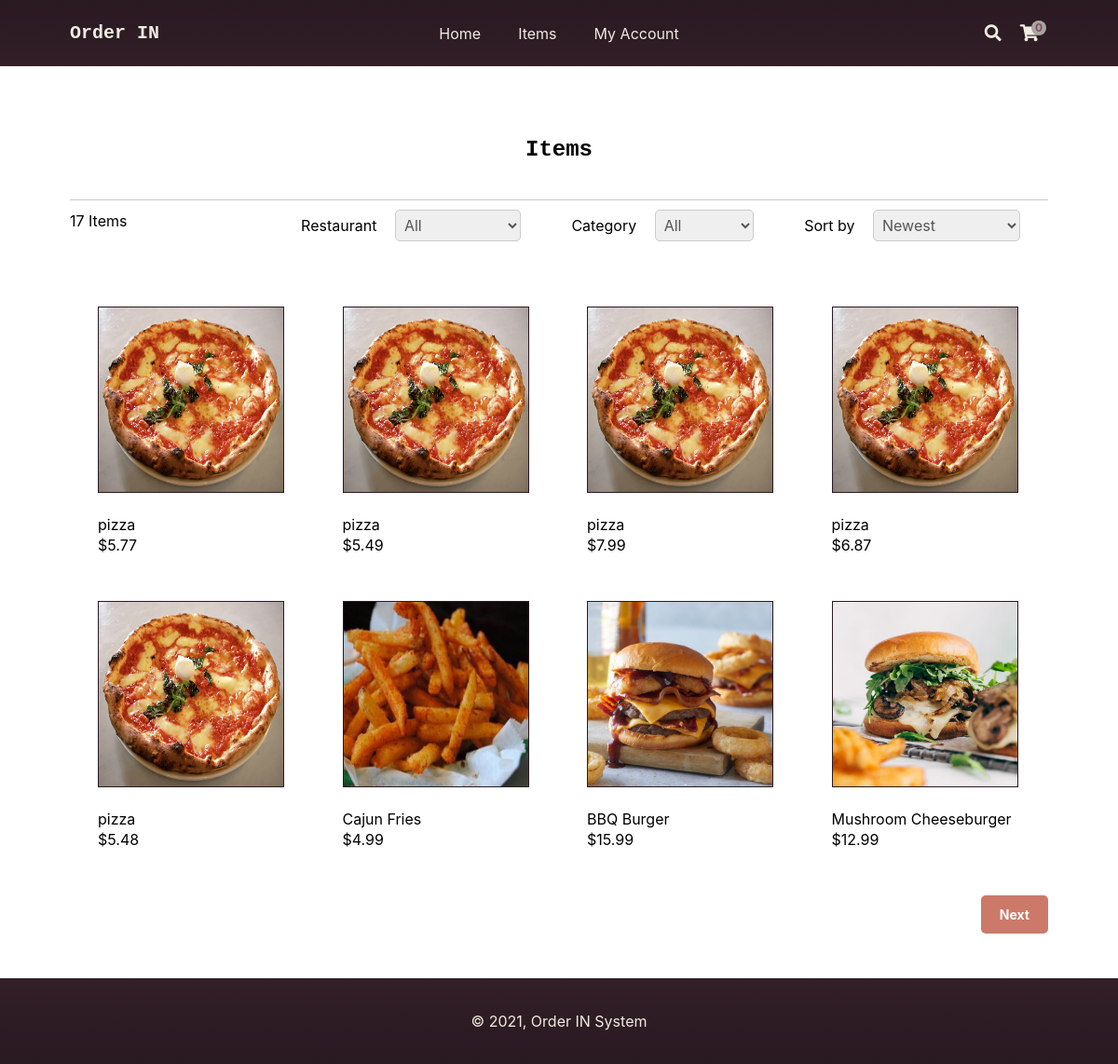
The page /index.php?page=items on the database as committed earlier.
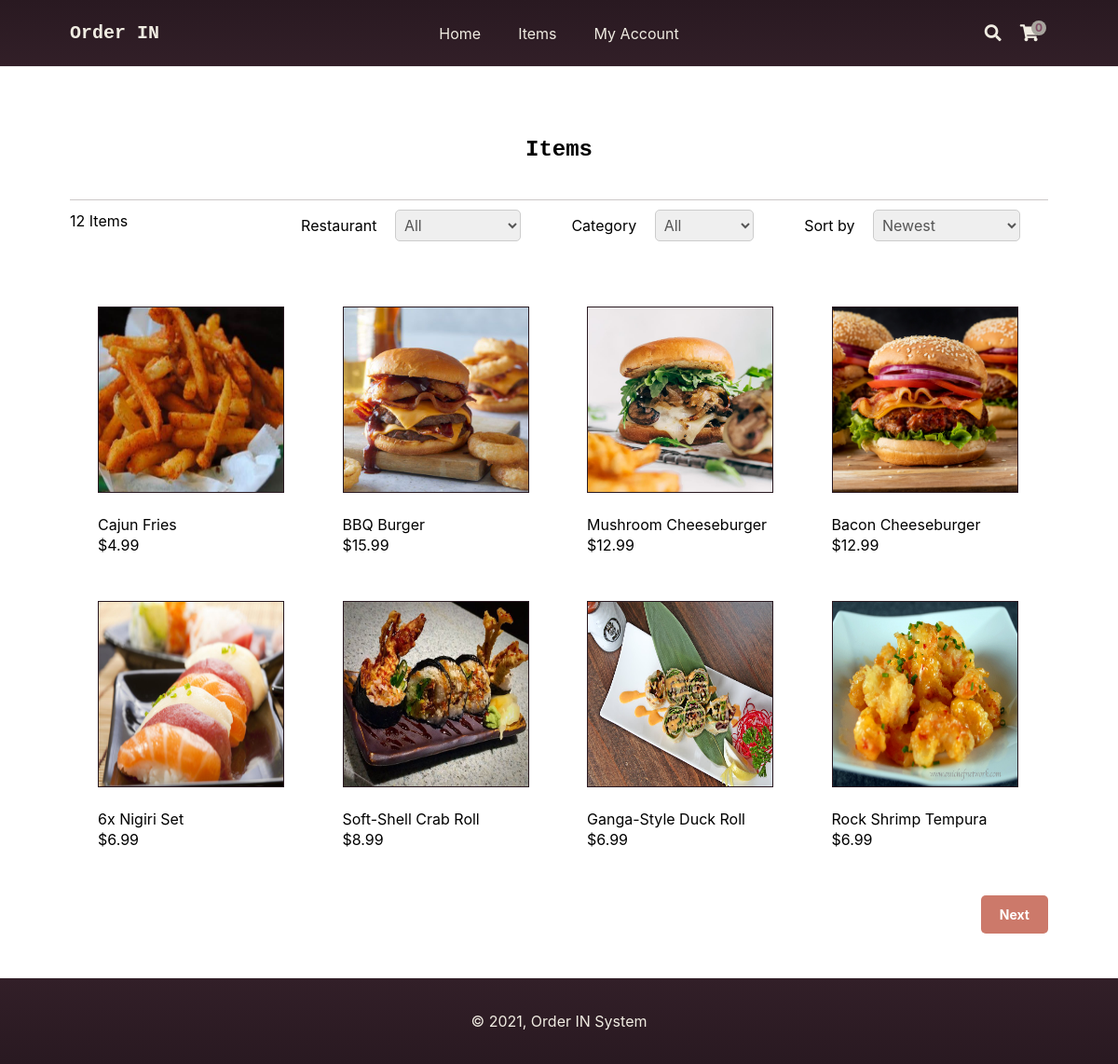
The same page on the database as committed later.
### tables this page shows
CREATE TABLE `items` (
  `id` int(11) NOT NULL,
  `name` varchar(200) NOT NULL,
  `desc` text NOT NULL,
  `price` decimal(7,2) NOT NULL,
  `quantity` int(11) NOT NULL,
  `img` text NOT NULL,
  `time` int(2) NOT NULL,
  `date_added` datetime NOT NULL DEFAULT current_timestamp()
);

### index.php (called while the page is built, shortened)
<?php
include 'functions.php';
$page = isset($_GET['page']) && file_exists($_GET['page'] . '.php') ? $_GET['page'] : 'home';
include $page . '.php';
?>

### items.php (the view, shortened to what this page needs)
<?php
$restaurant = isset($_GET['restaurant']) ? $_GET['restaurant'] : 'all';
$restaurant_sql = '';
$stmt = $pdo->query('SELECT * FROM categories');
$stmt->execute();
$category = isset($_GET['category']) ? $_GET['category'] : 'all';
$category_sql = '';
$sort = isset($_GET['sort']) ? $_GET['sort'] : 'sort3';
$num_items_on_each_page = 8;
$current_page = isset($_GET['i']) && is_numeric($_GET['i']) ? (int)$_GET['i'] : 1;
if ($sort == 'sort1') {
    $stmt = $pdo->prepare('SELECT i.* FROM items i ' . $restaurant_sql . $category_sql .  ' ORDER BY i.name ASC LIMIT :page,:num_items');
} elseif ($sort == 'sort2') {
    $stmt = $pdo->prepare('SELECT i.* FROM items i ' . $restaurant_sql . $category_sql . ' ORDER BY i.name DESC LIMIT :page,:num_items');
} elseif ($sort == 'sort3') {
    $stmt = $pdo->prepare('SELECT i.* FROM items i ' . $restaurant_sql . $category_sql . ' ORDER BY i.date_added DESC LIMIT :page,:num_items');
} elseif ($sort == 'sort4') {
    $stmt = $pdo->prepare('SELECT i.* FROM items i ' . $restaurant_sql . $category_sql . ' ORDER BY i.date_added ASC LIMIT :page,:num_items');
} else {
    $stmt = $pdo->prepare('SELECT i.* FROM items i ' . $restaurant_sql . $category_sql . ' LIMIT :page,:num_items');
}
$stmt->bindValue(':page', ($current_page - 1) * $num_items_on_each_page, PDO::PARAM_INT);
$stmt->bindValue(':num_items', $num_items_on_each_page, PDO::PARAM_INT);
$stmt->execute();
$items = $stmt->fetchAll(PDO::FETCH_ASSOC);
$stmt = $pdo->prepare('SELECT COUNT(*) FROM items i ' .$restaurant_sql . $category_sql);
$stmt->execute();
$total_items = $stmt->fetchColumn()
?>
<?=template_header('Items')?>
<div class="items content-wrapper">
    <h1>Items</h1>
    <div class="items-header">
        <p><?=$total_items?> Items</p>
        <form action="" method="get" class="items-form">
            <label class="restaurant">
                Restaurant
                <select name="restaurant">
                    <option value="all"<?=($restaurant == 'all' ? ' selected' : '')?>>All</option>
                </select>
            </label>
            <label class="category">
                Category
                <select name="category">
                    <option value="all"<?=($category == 'all' ? ' selected' : '')?>>All</option>
                </select>
            </label>
            <label class="sortby">
                Sort by
                <select name="sort">
                    <option value="sort3"<?=($sort == 'sort3' ? ' selected' : '')?>>Newest</option>
                </select>
            </label>
        </form>
    </div>
    <div class="items-wrapper">
        <?php foreach ($items as $item): ?>
        <a href="index.php?page=item&id=<?=$item['id']?>" class="item">
            <?php if (!empty($item['img']) && file_exists('imgs/' . $item['img'])): ?>
            <img src="imgs/<?=$item['img']?>" width="200" height="200" alt="<?=$item['name']?>">
            <?php endif; ?>
            <span class="name"><?=$item['name']?></span>
            <span class="price">
                <?=currency_code?><?=number_format($item['price'],2)?>
            </span>
        </a>
        <?php endforeach; ?>
    </div>
    <div class="buttons">
        <?php if ($total_items > ($current_page * $num_items_on_each_page) - $num_items_on_each_page + count($items)): ?>
        <a href="index.php?page=items&i=<?=$current_page+1?>&restaurant=<?=$restaurant?>&category=<?=$category?>&sort=<?=$sort?>">Next</a>
        <?php endif; ?>
    </div>
</div>
<?=template_footer()?>

Rows that differ between the two databases and show on the page:
removed items: img+name (picture), name "pizza", price "5.77"
removed items: img+name (picture), name "pizza", price "5.49"
removed items: img+name (picture), name "pizza", price "7.99"
removed items: img+name (picture), name "pizza", price "6.87"
removed items: img+name (picture), name "pizza", price "5.48"
now on this page (row edited): items: img (picture), name "Bacon Cheeseburger", price "12.99"
now on this page (row edited): items: img (picture), name "6x Nigiri Set", price "6.99"
now on this page (row edited): items: img (picture), name "Soft-Shell Crab Roll", price "8.99"
now on this page (row edited): items: img (picture), name "Ganga-Style Duck Roll", price "6.99"
now on this page (row edited): items: img (picture), name "Rock Shrimp Tempura", price "6.99"
Other text that changed with them:
$total_items: "17" → "12"
